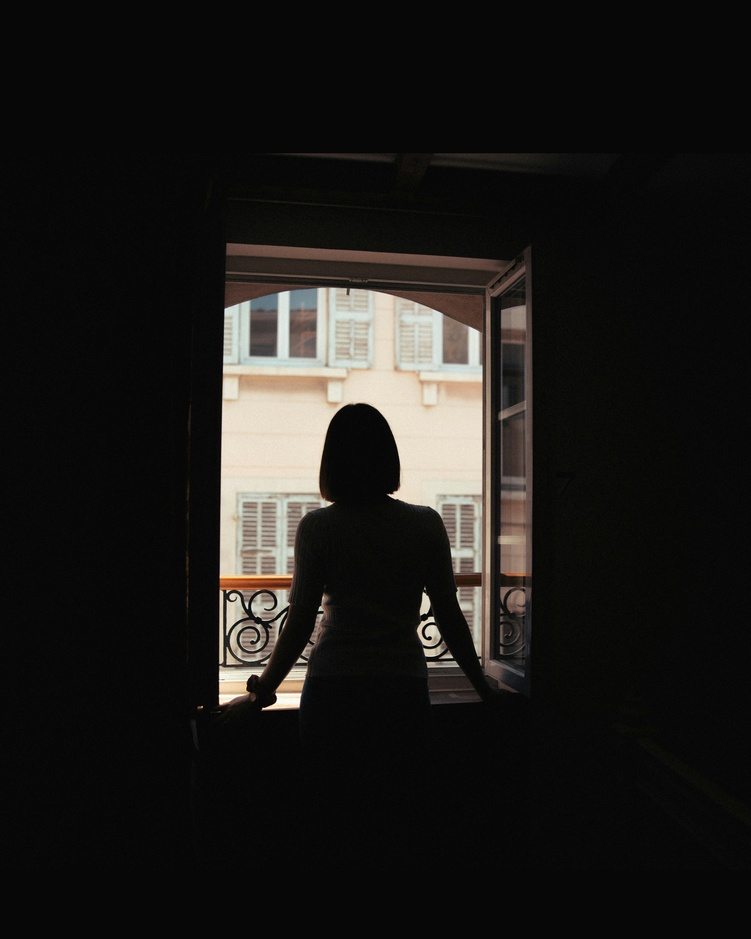
#> input picture data/Figure_3.jpg, 751 x 939 px, shrunk from 4693 x 5867 before the run, found by its file name
$ python question_04.py
#> lines starting #> are read from the running program, lines starting #| are printed output that depends on the picture; after the words box and inside, x2 and y2 are one past the last pixel; in counts of white or black regions, pixels touching at a corner belong together
import numpy as np
import cv2 as cv
import matplotlib.pyplot as plt

im = cv.imread("D:\MScAI_UOM\S3\CV\Assignment 01\data\Figure_3.jpg")
#> im is the input picture: shape (939, 751, 3); mean B, G, R 25.1, 27.4, 29

# convert to gray scale
gray = cv.cvtColor(im, cv.COLOR_BGR2GRAY)
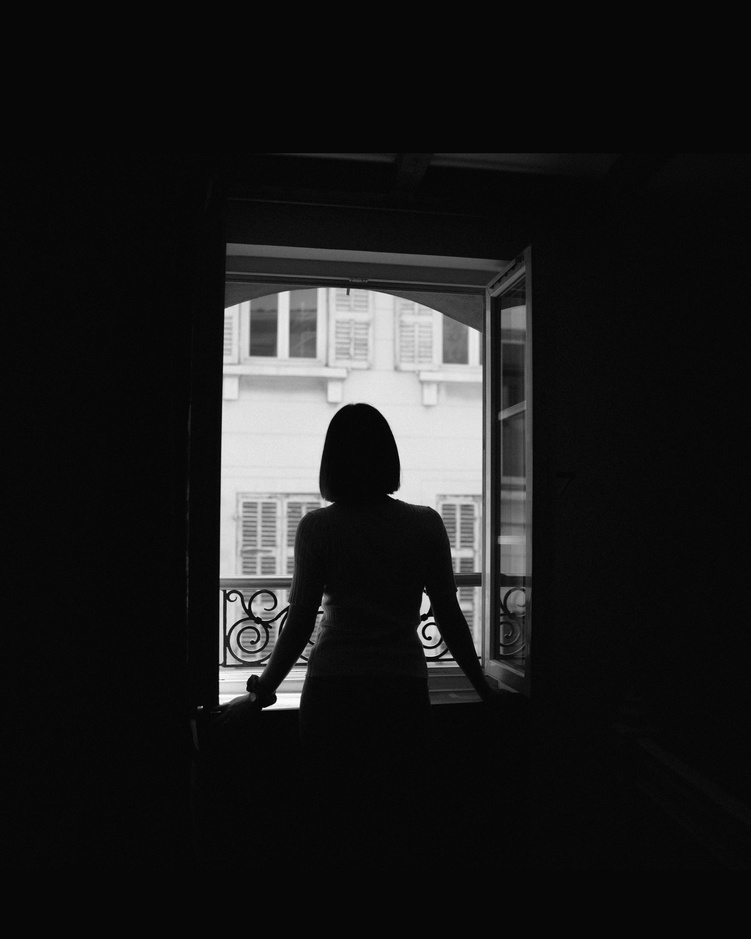
#> gray: shape (939, 751); min 0, max 254, mean 27.6

# Apply Otsu's thresholding
ret, binary_mask = cv.threshold(gray, 0, 255, cv.THRESH_BINARY + cv.THRESH_OTSU)
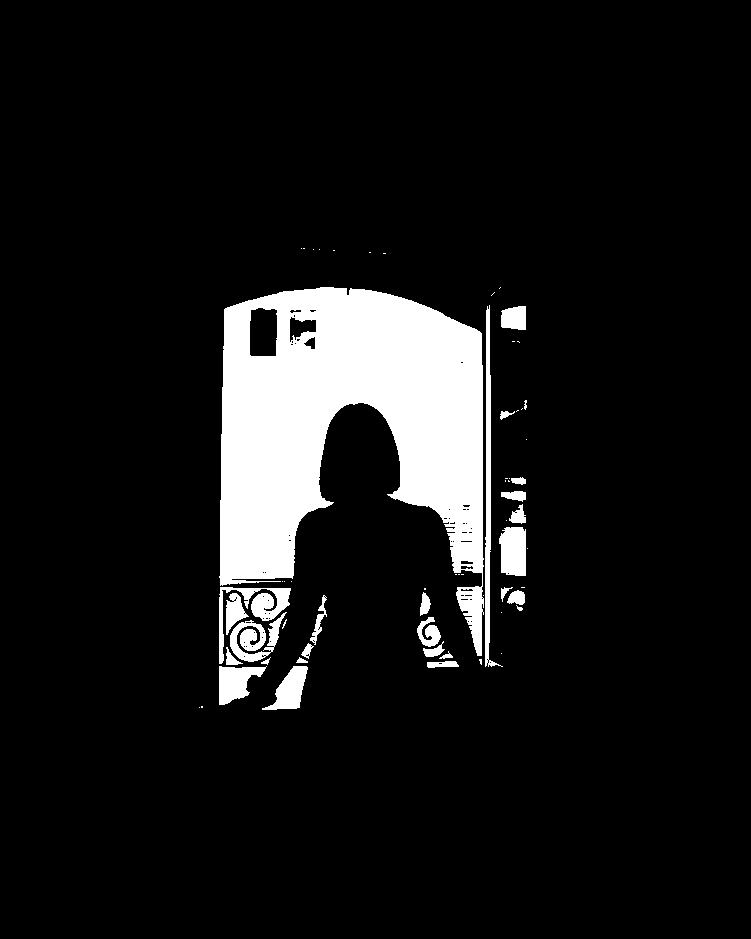
#> binary_mask: shape (939, 751); 9.3% white; 62 white regions (35 under 20 px), largest, box (x1, y1, x2, y2) and area: (219, 287, 484, 656) 54243, (485, 305, 503, 667) 1746, (219, 587, 291, 664) 1398
#> ret = 101


# 'ret' is the threshold value chosen by Otsu
print("Otsu's threshold value:", ret)
#| Otsu's threshold value: 101.0


fig, axes = plt.subplots(1, 3, figsize=(15, 4))

axes[0].imshow(gray, cmap="gray")
axes[0].set_title("Grayscale Image")
axes[0].axis("off")

axes[1].hist(gray.ravel(), bins=256, range=(0, 256), color="gray")
axes[1].axvline(x=ret, color="red", linewidth=2, label=f"Otsu threshold = {int(ret)}")
axes[1].set_title("Grayscale Histogram")
axes[1].set_xlabel("Pixel Intensity")
axes[1].set_ylabel("Frequency")
axes[1].legend()

axes[2].imshow(binary_mask, cmap="gray")
axes[2].set_title("Binary Mask (Otsu)")
axes[2].axis("off")

plt.tight_layout()
plt.show()
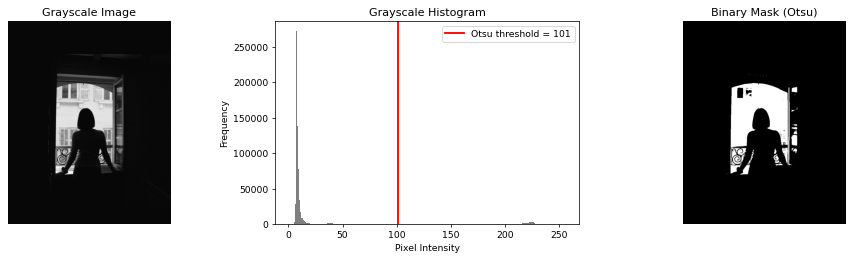
#> figure drawn by matplotlib, 3 panels; panel 2: tallest bar 272135 high, from x = 7 to 8

# create boolean foreground mask with boolean values
# since the binary mask has 255 for background and 0 for foreground
# we need it as boolean mask with True for 0 and False for 255
foreground_mask = binary_mask == 0

# extract foreground pixels
foreground_pixels = gray[foreground_mask]

# compute histogram for foreground
hist = np.zeros(256, dtype=int)
for i in range(256):
    hist[i] = np.sum(foreground_pixels == i)
#> after the loop, hist = 256 values, max 272135 at index 7, min 0 at index 102, mean 2499.2

cdf = hist.cumsum()  # cumulative distribution function
#> cdf = 256 values from 9 to 639783

# normalize
cdf_min = cdf[np.nonzero(cdf)][0]  # first non-zero
#> cdf_min = 9
total_pixels = foreground_pixels.size  # get only foreground pixels count
#> total_pixels = 639783
cdf_normalized = np.round((cdf - cdf_min) / (total_pixels - cdf_min) * 255).astype(
    np.uint8
)
#> cdf_normalized = 256 values from 0 to 255

# map original pixel values to equalized values
result = gray.copy()
result[foreground_mask] = cdf_normalized[gray[foreground_mask]]
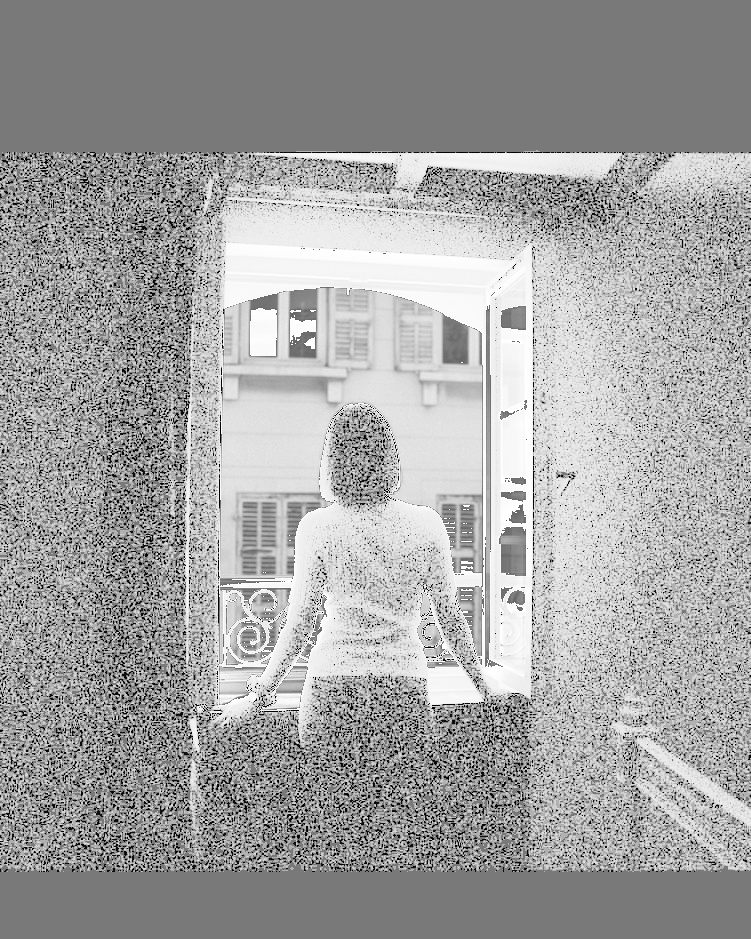
#> result: shape (939, 751); min 0, max 255, mean 162.1

# compute histograms for before/after comparison
hist_before = np.zeros(256, dtype=int)
hist_after = np.zeros(256, dtype=int)
for i in range(256):
    hist_before[i] = np.sum(foreground_pixels == i)
    hist_after[i] = np.sum(result[foreground_mask] == i)
#> after the loop, hist_after = 256 values, max 272135 at index 121, min 0 at index 1, mean 2499.2; hist_before has the same summary as hist

fig, axes = plt.subplots(2, 2, figsize=(12, 8))

axes[0, 0].imshow(gray, cmap="gray")
axes[0, 0].set_title("Original Grayscale")
axes[0, 0].axis("off")

axes[0, 1].plot(hist_before, color="black")
axes[0, 1].set_title("Foreground Histogram Before Equalization")
axes[0, 1].set_xlabel("Pixel Intensity")
axes[0, 1].set_ylabel("Pixel Count")
axes[0, 1].set_xlim([0, 255])

axes[1, 0].imshow(result, cmap="gray")
axes[1, 0].set_title("Foreground Equalized Image")
axes[1, 0].axis("off")

axes[1, 1].plot(hist_after, color="black")
axes[1, 1].set_title("Foreground Histogram After Equalization")
axes[1, 1].set_xlabel("Pixel Intensity")
axes[1, 1].set_ylabel("Pixel Count")
axes[1, 1].set_xlim([0, 255])

plt.suptitle("Foreground Histogram Equalization", fontsize=14)
plt.tight_layout()
plt.show()
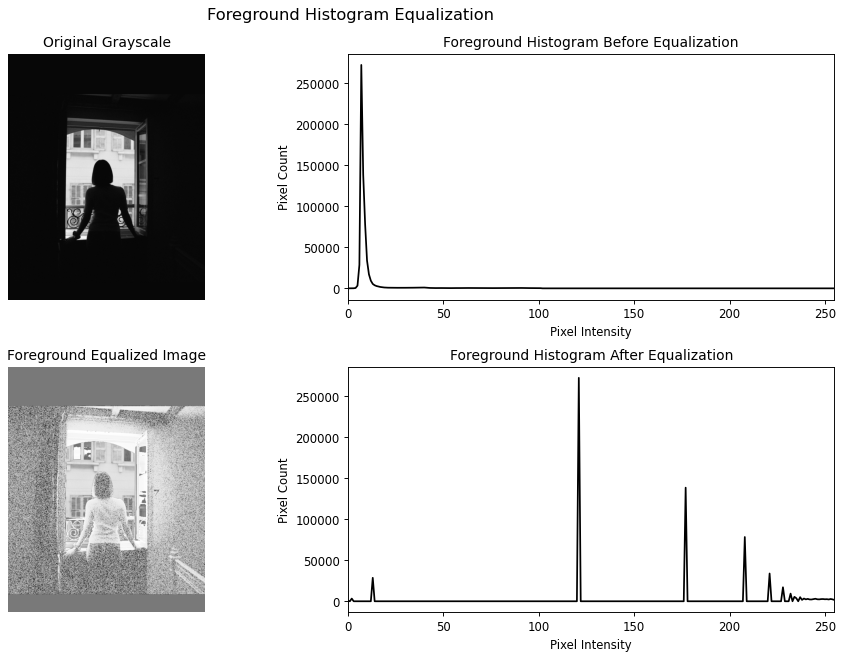
#> figure drawn by matplotlib, 4 panels; panel 2: curve peaks at x = 7, y = 272135; panel 4: curve peaks at x = 121, y = 272135

fig2, axes2 = plt.subplots(1, 2, figsize=(18, 10))
axes2[0].imshow(gray, cmap='gray')
axes2[0].set_title("Original Grayscale", fontsize=14)
axes2[0].axis('off')
axes2[1].imshow(result, cmap='gray')
axes2[1].set_title("Foreground Equalized", fontsize=14)
axes2[1].axis('off')
plt.tight_layout()
plt.show()
